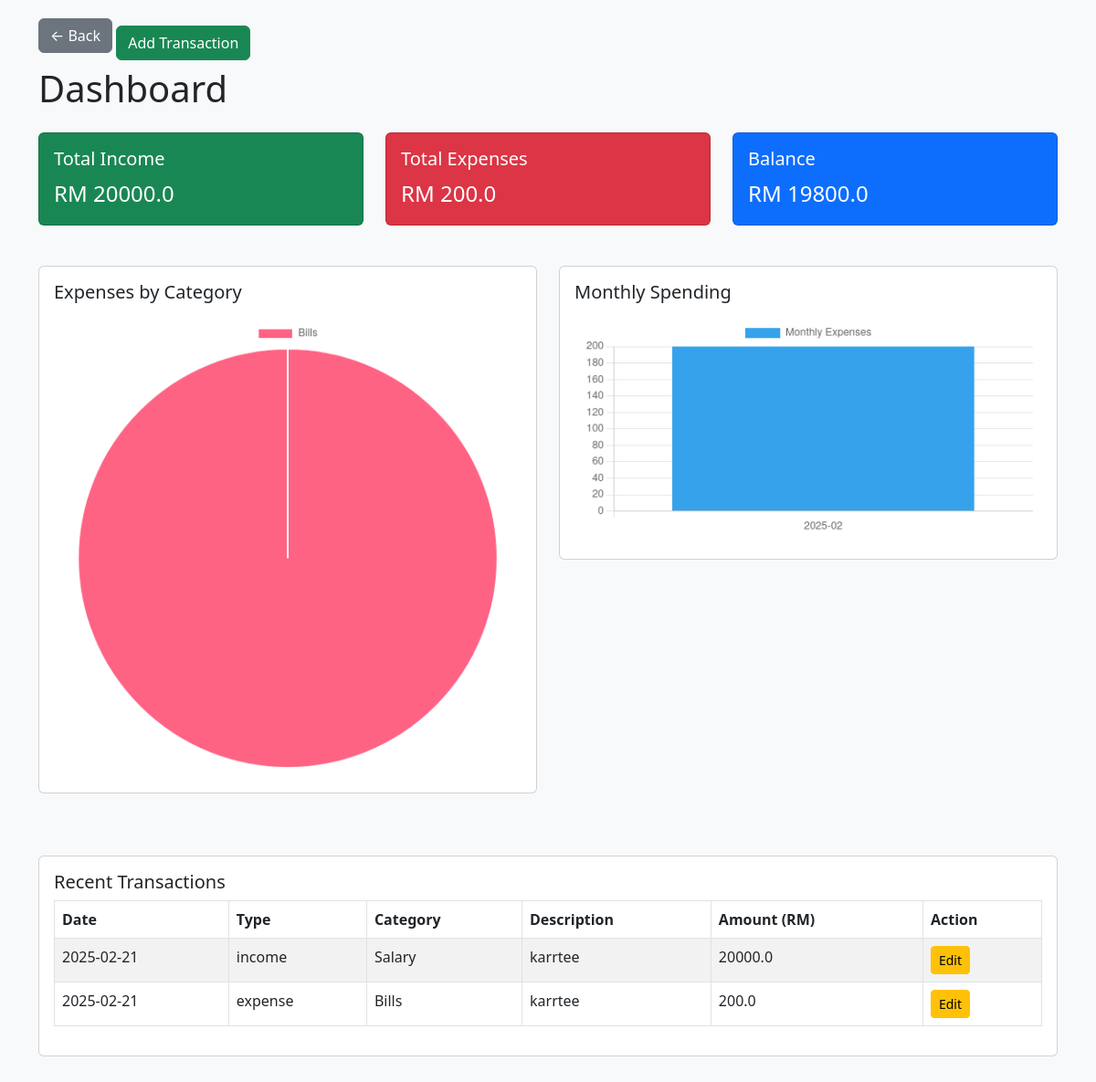
/dashboard (signed in), run on the app's committed database.
### tables this page shows
CREATE TABLE transactions (
                id INTEGER PRIMARY KEY AUTOINCREMENT,
                amount REAL NOT NULL,
                category TEXT NOT NULL,
                description TEXT,
                date TEXT NOT NULL,
                type TEXT NOT NULL CHECK(type IN ('income','expense')),
                user_id INTEGER NOT NULL,
                FOREIGN KEY(user_id) REFERENCES users(id)
            );

### app.py (the view)
@app.route('/dashboard', methods=['GET', 'POST'])
def dashboard():
    user_id = session.get('user_id')
    if not user_id:
        return redirect(url_for('login'))
    conn = get_db_connection()
    cursor = conn.cursor()
    cursor.execute("SELECT SUM(amount) FROM transactions WHERE type='income' AND user_id=?", (user_id,))
    total_income = cursor.fetchone()[0] or 0
    cursor.execute("SELECT SUM(amount) FROM transactions WHERE type='expense' AND user_id=?", (user_id,))
    total_expense = cursor.fetchone()[0] or 0
    balance = total_income - total_expense
    cursor.execute("SELECT * FROM transactions WHERE user_id=? ORDER BY date DESC", (user_id,))
    transactions = cursor.fetchall()
    cursor.execute("SELECT category, SUM(amount) FROM transactions WHERE type='expense' AND user_id=? GROUP BY category", (user_id,))
    category_data = cursor.fetchall()
    pie_labels = [row['category'] for row in category_data]
    pie_values = [row['SUM(amount)'] for row in category_data]
    cursor.execute("SELECT strftime('%Y-%m', date) AS month, SUM(amount) FROM transactions WHERE type='expense' AND user_id=? GROUP BY month", (user_id,))
    monthly_data = cursor.fetchall()
    bar_labels = [row['month'] for row in monthly_data]
    bar_values = [row['SUM(amount)'] for row in monthly_data]
    conn.close()
    return render_template("dashboard.html",
                           income=total_income,
                           expense=total_expense,
                           balance=balance,
                           transactions=transactions,
                           pie_labels=pie_labels,
                           pie_values=pie_values,
                           bar_labels=bar_labels,
                           bar_values=bar_values)

### app.py (called while the page is built)
def get_db_connection():
    conn = sqlite3.connect(DB_NAME)
    conn.row_factory = sqlite3.Row
    return conn

### templates/dashboard.html (shortened to what this page needs)
<!DOCTYPE html>
<html lang="en">
<head>
    <link href="https://cdn.jsdelivr.net/npm/bootstrap@5.3.0/dist/css/bootstrap.min.css" rel="stylesheet">
</head>
<body>
   <div class="container">
        <a href="{{ url_for('home') }}" class="btn btn-secondary" style="margin-bottom: 15px;">← Back</a>
        <a href="{{ url_for('add_transaction') }}" class="btn btn-success">Add Transaction</a>
        <h1 class="mb-4">Dashboard</h1>
        <div class="row mb-4">
            <div class="col-md-4">
                <div class="card text-bg-success">
                    <div class="card-body">
                        <h5 class="card-title">Total Income</h5>
                        <p class="card-text fs-4">RM {{ income }}</p>
                    </div>
                </div>
            </div>
            <div class="col-md-4">
                <div class="card text-bg-danger">
                    <div class="card-body">
                        <h5 class="card-title">Total Expenses</h5>
                        <p class="card-text fs-4">RM {{ expense }}</p>
                    </div>
                </div>
            </div>
            <div class="col-md-4">
                <div class="card text-bg-primary">
                    <div class="card-body">
                        <h5 class="card-title">Balance</h5>
                        <p class="card-text fs-4">RM {{ balance }}</p>
                    </div>
                </div>
            </div>
        </div>
        <div class="row mb-4">
            <div class="col-md-6 mb-4">
                <div class="card p-3">
                    <h5>Expenses by Category</h5>
                    <canvas id="pieChart"></canvas>
                </div>
            </div>
            <div class="col-md-6 mb-4">
                <div class="card p-3">
                    <h5>Monthly Spending</h5>
                    <canvas id="barChart"></canvas>
                </div>
            </div>
        </div>
        <div class="card p-3 table-container">
            <h5>Recent Transactions</h5>
            <table class="table table-striped table-bordered">
            <thead>
              <tr>
                <th>Date</th>
                <th>Type</th>
                <th>Category</th>
                <th>Description</th>
                <th>Amount (RM)</th>
                <th>Action</th>
              </tr>
            </thead>
    <tbody>
        {% for t in transactions %}
        <tr>
            <td>{{ t['date'] }}</td>
            <td>{{ t['type'] }}</td>
            <td>{{ t['category'] }}</td>
            <td>{{ t['description'] }}</td>
            <td>{{ t['amount'] }}</td>
            <td>
                <a href="{{ url_for('edit_transaction', transaction_id=t['id']) }}" class="btn btn-warning btn-sm">Edit</a>
            </td>
        </tr>
        {% endfor %}
    </tbody>
</table>
        </div>
    </div>
    <script>
        // Pie Chart
        var ctxPie = document.getElementById('pieChart').getContext('2d');
        var pieChart = new Chart(ctxPie, {
            type: 'pie',
            data: {
                labels: {{ pie_labels | safe }},
                datasets: [{
                    data: {{ pie_values | safe }},
                    backgroundColor: ['#FF6384','#36A2EB','#FFCE56','#4BC0C0','#9966FF','#FF9F40','#C9CBCF']
                }]
            }
        });
        // Bar Chart
        var ctxBar = document.getElementById('barChart').getContext('2d');
        var barChart = new Chart(ctxBar, {
            type: 'bar',
            data: {
                labels: {{ bar_labels | safe }},
                datasets: [{
                    label: 'Monthly Expenses',
                    data: {{ bar_values | safe }},
                    backgroundColor: '#36A2EB'
                }]
            },
            options: {
                scales: {
                    y: { beginAtZero: true }
                }
            }
        });
    </script>
</body>
</html>

### templates/dashboard.html (style rules this page uses)
body { padding: 20px; background-color: #f8f9fa; }
.card { margin-bottom: 20px; }
canvas { background-color: #ffffff; border-radius: 10px; padding: 10px; }
.table-container { overflow-x: auto; }

### data on the page
transactions: date "2025-02-21", type "income", category "Salary", description "karrtee", amount "20000.0"
transactions: date "2025-02-21", type "expense", category "Bills", description "karrtee", amount "200.0"

### other printed values
{{ income }} "20000.0"
{{ expense }} "200.0"
{{ balance }} "19800.0"
chart data {{ pie_labels | safe }} ['Bills']
chart data {{ bar_labels | safe }} ['2025-02']
chart data {{ bar_values | safe }} [200.0]
